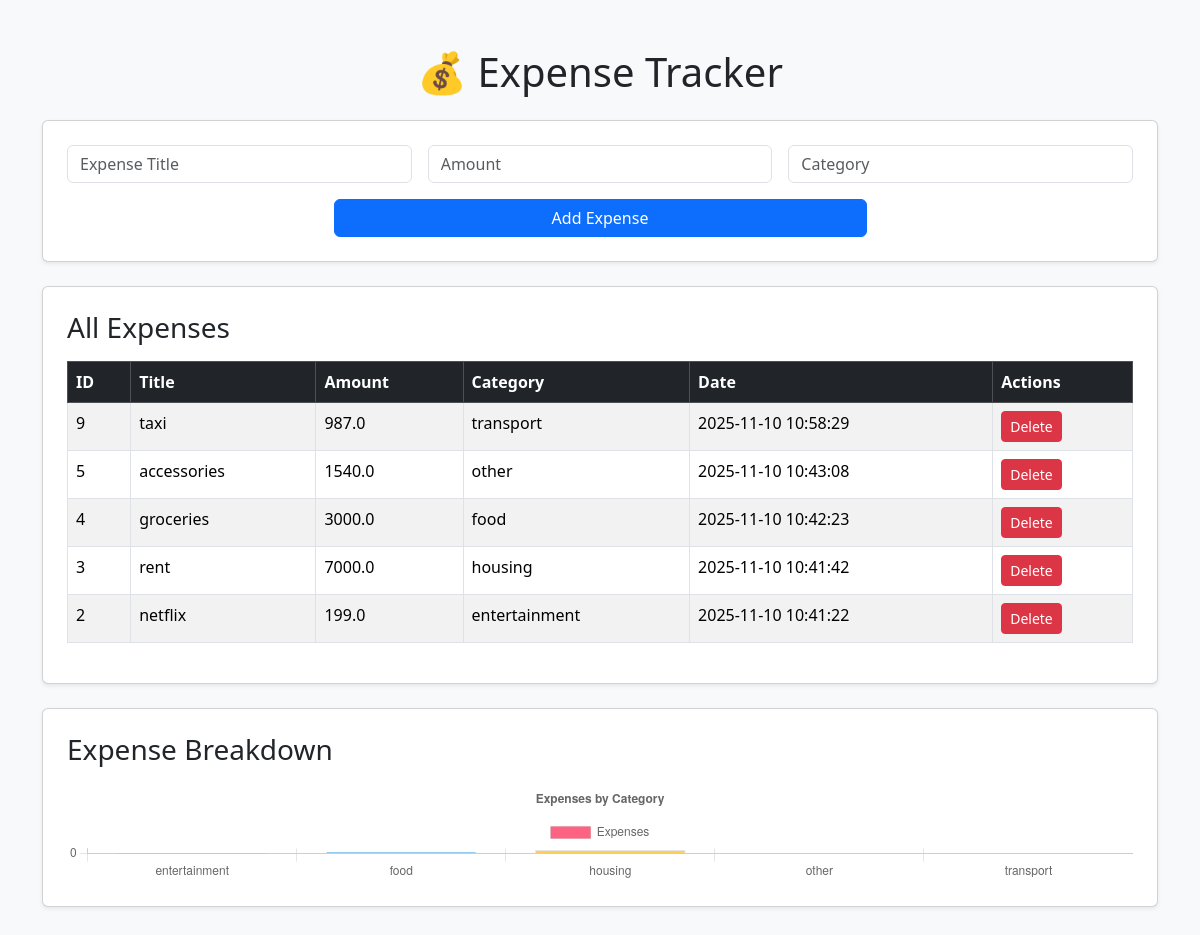
The page / on the database its author committed.
### tables this page shows
CREATE TABLE expenses (
            id INTEGER PRIMARY KEY AUTOINCREMENT,
            title TEXT NOT NULL,
            amount REAL NOT NULL,
            category TEXT NOT NULL,
            date TIMESTAMP DEFAULT CURRENT_TIMESTAMP
        );

### app.py (the view)
@app.route("/")
def index():
    expenses = fetchall("SELECT * FROM expenses ORDER BY date DESC")
    data = fetchall("SELECT category, SUM(amount) FROM expenses GROUP BY category")
    labels = [row[0] for row in data]
    values = [row[1] for row in data]
    colors = ['#FF6384', '#36A2EB', '#FFCE56', '#8A2BE2', '#00FA9A', '#FF7F50']
    return render_template("index.html",
                           expenses=expenses, labels=labels, values=values, colors=colors)

### app.py (called while the page is built)
def fetchall(q, args=()):
    conn = sqlite3.connect(DB_PATH)
    cur = conn.cursor()
    cur.execute(q, args)
    rows = cur.fetchall()
    conn.close()
    return rows

### templates/index.html (shortened to what this page needs)
<!DOCTYPE html>
<html lang="en">
<head>
  <link rel="stylesheet" href="https://cdn.jsdelivr.net/npm/bootstrap@5.3.2/dist/css/bootstrap.min.css">
</head>
<body class="bg-light">
  <div class="container my-5">
    <h1 class="text-center mb-4">💰 Expense Tracker</h1>
    <div class="card p-4 shadow-sm mb-4">
      <form action="/add" method="POST">
        <div class="row g-3">
          <div class="col-md-4">
            <input type="text" name="title" class="form-control" placeholder="Expense Title" required>
          </div>
          <div class="col-md-4">
            <input type="number" name="amount" class="form-control" placeholder="Amount" required>
          </div>
          <div class="col-md-4">
            <input type="text" name="category" class="form-control" placeholder="Category" required>
          </div>
        </div>
        <div class="text-center mt-3">
          <button type="submit" class="btn btn-primary w-50">Add Expense</button>
        </div>
      </form>
    </div>
    <div class="card p-4 shadow-sm mb-4">
      <h3 class="mb-3">All Expenses</h3>
      <table class="table table-bordered table-striped">
        <thead class="table-dark">
          <tr>
            <th>ID</th>
            <th>Title</th>
            <th>Amount</th>
            <th>Category</th>
            <th>Date</th>
            <th>Actions</th>
          </tr>
        </thead>
        <tbody>
          {% for expense in expenses %}
          <tr>
            <td>{{ expense[0] }}</td>
            <td>{{ expense[1] }}</td>
            <td>{{ expense[2] }}</td>
            <td>{{ expense[3] }}</td>
            <td>{{ expense[4] }}</td>
            <td>
              <a href="/delete/{{ expense[0] }}" class="btn btn-danger btn-sm">Delete</a>
            </td>
          </tr>
          {% endfor %}
        </tbody>
      </table>
    </div>
    <div class="card p-4 shadow-sm">
      <h3 class="mb-3">Expense Breakdown</h3>
      <canvas id="expenseChart" height="100"></canvas>
    </div>
  </div>
  <script>
    const ctx = document.getElementById('expenseChart').getContext('2d');
    const labels = {{ labels|tojson }};
    const values = {{ values|tojson }};
    const colors = {{ colors|tojson }};
    const data = {
      labels: labels,
      datasets: [{
        label: 'Expenses',
        data: values,
        backgroundColor: colors,
        borderColor: 'rgba(0, 0, 0, 0.1)',
        borderWidth: 1
      }]
    };
    const config = {
      type: 'bar',
      data: data,
      options: {
        responsive: true,
        scales: {
          y: {
            beginAtZero: true
          }
        },
        plugins: {
          legend: {
            display: true
          },
          title: {
            display: true,
            text: 'Expenses by Category'
          }
        }
      }
    };
    new Chart(ctx, config);
  </script>
</body>
</html>

### rows shown on the page
expenses: id "9", title "taxi", amount "987.0", category "transport", date "2025-11-10 10:58:29"
expenses: id "5", title "accessories", amount "1540.0", category "other", date "2025-11-10 10:43:08"
expenses: id "4", title "groceries", amount "3000.0", category "food", date "2025-11-10 10:42:23"
expenses: id "3", title "rent", amount "7000.0", category "housing", date "2025-11-10 10:41:42"
expenses: id "2", title "netflix", amount "199.0", category "entertainment", date "2025-11-10 10:41:22"
